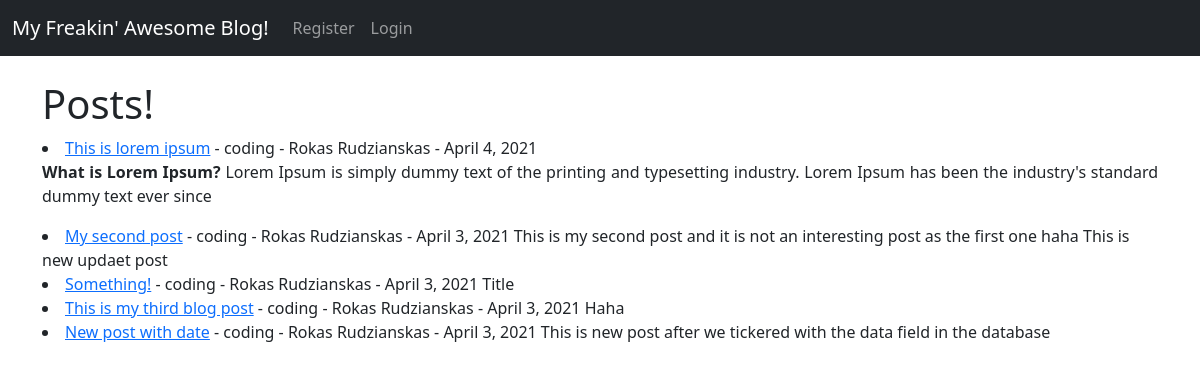
The page / on the database its author committed.
### theblog/models.py (models this page shows, shortened)
class Post(models.Model):
    title = models.CharField(max_length=255)
    title_tag = models.CharField(max_length=255)
    author = models.ForeignKey(User, on_delete=models.CASCADE)
    body = models.TextField()
    post_date = models.DateField(auto_now_add=True)
    category = models.CharField(max_length=255, default='coding')

### theblog/views.py (the view)
# urls.py: path('', HomeView.as_view(), name="home"),
class HomeView(ListView):
    model = Post
    template_name = 'home.html'
    ordering = ['-post_date']

### theblog/templates/home.html (shortened to what this page needs)
{% extends 'base.html' %}
    {% block content %}
<h1>Posts!</h1>
    {% for post in object_list %}
   <li><a href="{% url 'article-detail' post.pk%}" >{{post.title}}</a> - {{ post.category }}
       - {{post.author.first_name}}
          {{post.author.last_name}} - {{ post.post_date }}
              {{ post.body|slice:":200"|safe }}
   </li>
{% endfor %}
    {% endblock %}

### theblog/templates/base.html (shortened to what this page needs)
<!doctype html>
<html lang="en">
  <head>
    <link href="https://cdn.jsdelivr.net/npm/bootstrap@5.0.0-beta3/dist/css/bootstrap.min.css" rel="stylesheet">
  </head>
  <body>
  <nav class="navbar navbar-expand-lg navbar-dark bg-dark">
  <div class="container-fluid">
    <a class="navbar-brand" href="{% url 'home' %}">My Freakin' Awesome Blog!</a>
    <div class="collapse navbar-collapse" id="navbarSupportedContent">
      <ul class="navbar-nav me-auto mb-2 mb-lg-0">
        {% if user.is_authenticated %}
              <li class="nav-item">
                <a class="nav-link" href="{% url 'add_post' %}">Add Post</a>
              </li>
           <li class="nav-item">
              <a class="nav-link" href="{% url 'add_category' %}">Add Category</a>
             </li>
             <li class="nav-item">
              <a class="nav-link" href="{% url 'logout' %}">Log Out</a>
             </li>
        {% else %}
          <li class="nav-item">
            <a class="nav-link" href="{% url 'register' %}">Register</a>
          </li>
          <li class="nav-item">
            <a class="nav-link" href="{% url 'login' %}">Login</a>
          </li>
        {% endif %}
      </ul>
    </div>
  </div>
</nav>
  <div class="container">
        <br>
    {% block content %}
    {% endblock %}
      </div>
  </body>
</html>

### rows shown on the page
Post: title "This is lorem ipsum", category "coding", author.first_name "Rokas", author.last_name "Rudzianskas", post_date "April 4, 2021", body "What is Lorem Ipsum? Lorem Ipsum is simply dummy text of the printing and typesetting industry. Lorem Ipsum has been the industry's standard dummy text ever since"
Post: title "My second post", category "coding", author.first_name "Rokas", author.last_name "Rudzianskas", post_date "April 3, 2021", body "This is my second post and it is not an interesting post as the first one haha This is new updaet post"
Post: title "Something!", category "coding", author.first_name "Rokas", author.last_name "Rudzianskas", post_date "April 3, 2021", body "Title"
Post: title "This is my third blog post", category "coding", author.first_name "Rokas", author.last_name "Rudzianskas", post_date "April 3, 2021", body "Haha"
Post: title "New post with date", category "coding", author.first_name "Rokas", author.last_name "Rudzianskas", post_date "April 3, 2021", body "This is new post after we tickered with the data field in the database"
